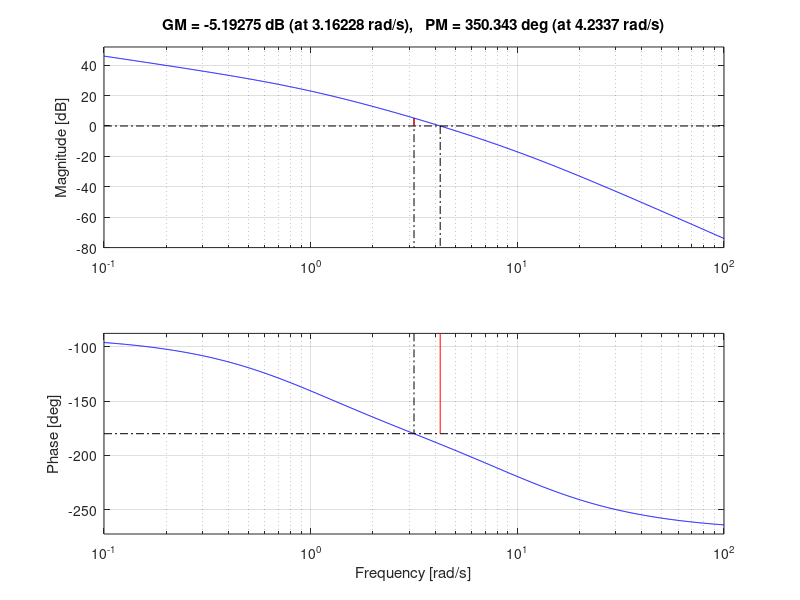
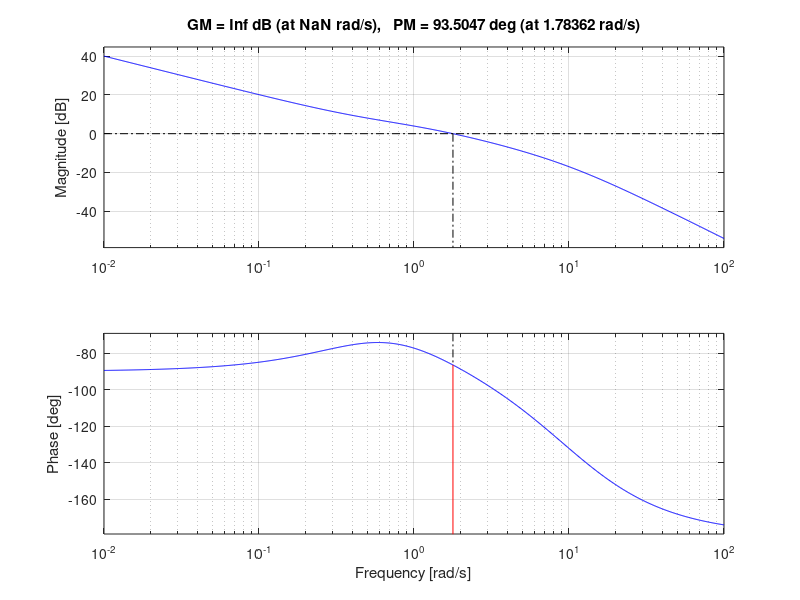

Write the MATLAB code that produced these figures, in order.
clear all; close all; clc;
s=zpk('s');
%%
g= 200/(s*(s+1)*(s+10))
gc= 0.05+0.1*s
%%
figure(1)
bode(g)
grid on;
margin(g)
figure(2)
bode(g*gc)
grid on;
margin(g*gc)

